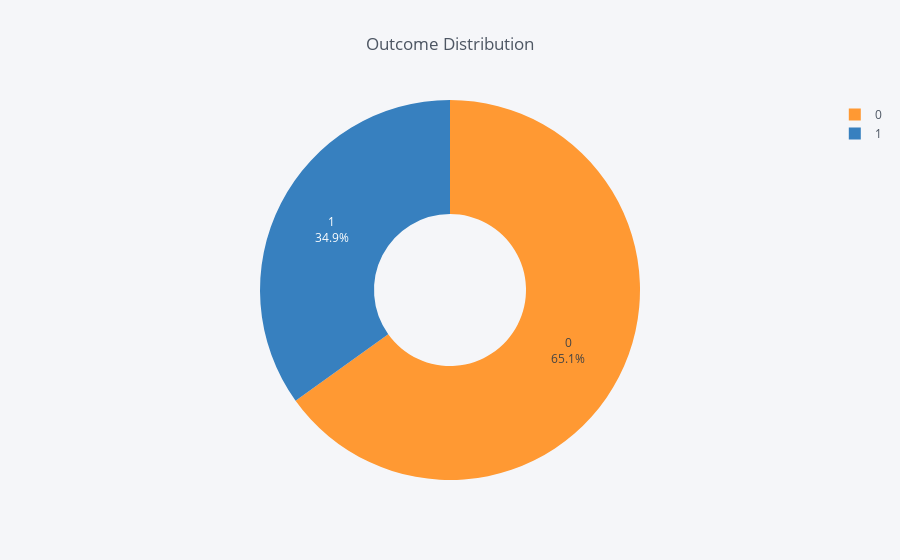

This figure's notebook cell:
### Code cell
outcome_cnt.iplot(kind="pie",
                labels="Outcome",
                values="Count",
                textinfo='percent+label',hole=.4,title='Outcome Distribution')

### Figure 1 — Plotly figure (JSON) as saved in the notebook; plotly's stock layout.template omitted (floating-point values rounded to 4 significant figures)
{"data": [{"hole": 0.4, "labels": [0, 1], "marker": {"colors": ["rgba(255, 153, 51, 1.0)", "rgba(55, 128, 191, 1.0)"]}, "name": "", "textinfo": "percent+label", "type": "pie", "values": [500, 268]}], "layout": {"legend": {"bgcolor": "#F5F6F9", "font": {"color": "#4D5663"}}, "paper_bgcolor": "#F5F6F9", "plot_bgcolor": "#F5F6F9", "title": "Outcome Distribution", "titlefont": {"color": "#4D5663"}}}
